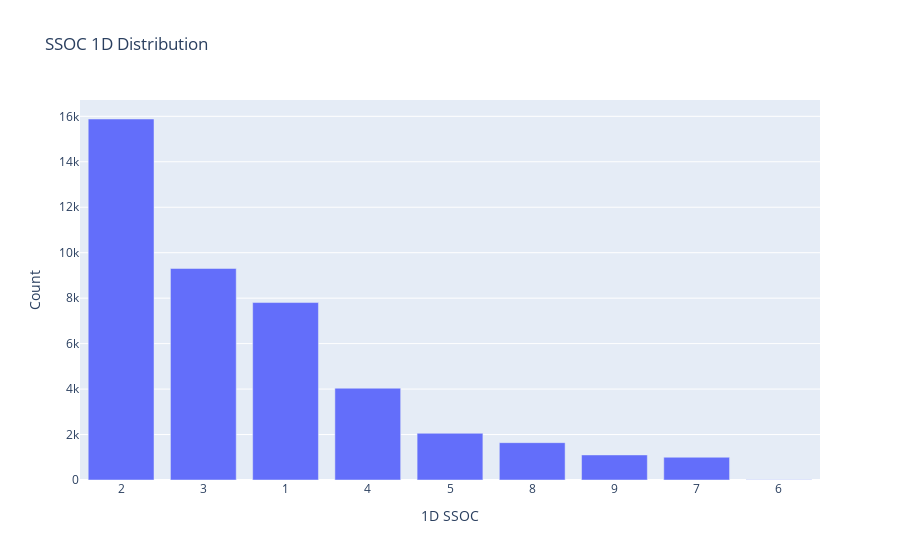

The notebook cell saved with this chart:
### Code cell
SSOC_1D_count_filt = data['SSOC 2020'].astype('str').str.slice(0, 1).value_counts().filter(regex='\\d')

layout = go.Layout(
    title = 'SSOC 1D Distribution',
    yaxis = dict(
        title = 'Count'
    ),
    xaxis = dict(
        title = '1D SSOC'
    )
)

trace1 = go.Bar(
    x = SSOC_1D_count_filt.index,
    y = SSOC_1D_count_filt.values,
    hovertext = [f'1D SSOC: {index} <br> Count: {count}' for count, index in zip(SSOC_1D_count_filt.values, SSOC_1D_count_filt.index)]
)


fig = go.Figure(data = [trace1], layout = layout)
#py.offline.iplot(fig)
fig.show()

### Figure 1 — Plotly figure (JSON) as saved in the notebook; plotly's stock layout.template omitted (floating-point values rounded to 4 significant figures)
{"data": [{"hovertext": ["1D SSOC: 2 <br> Count: 15882", "1D SSOC: 3 <br> Count: 9306", "1D SSOC: 1 <br> Count: 7807", "1D SSOC: 4 <br> Count: 4039", "1D SSOC: 5 <br> Count: 2054", "1D SSOC: 8 <br> Count: 1643", "1D SSOC: 9 <br> Count: 1103", "1D SSOC: 7 <br> Count: 1001", "1D SSOC: 6 <br> Count: 7"], "type": "bar", "x": ["2", "3", "1", "4", "5", "8", "9", "7", "6"], "y": [15882, 9306, 7807, 4039, 2054, 1643, 1103, 1001, 7]}], "layout": {"autosize": true, "title": {"text": "SSOC 1D Distribution"}, "xaxis": {"autorange": true, "range": [-0.5, 8.5], "title": {"text": "1D SSOC"}, "type": "category"}, "yaxis": {"autorange": true, "range": [0, 16720.0], "title": {"text": "Count"}, "type": "linear"}}}
